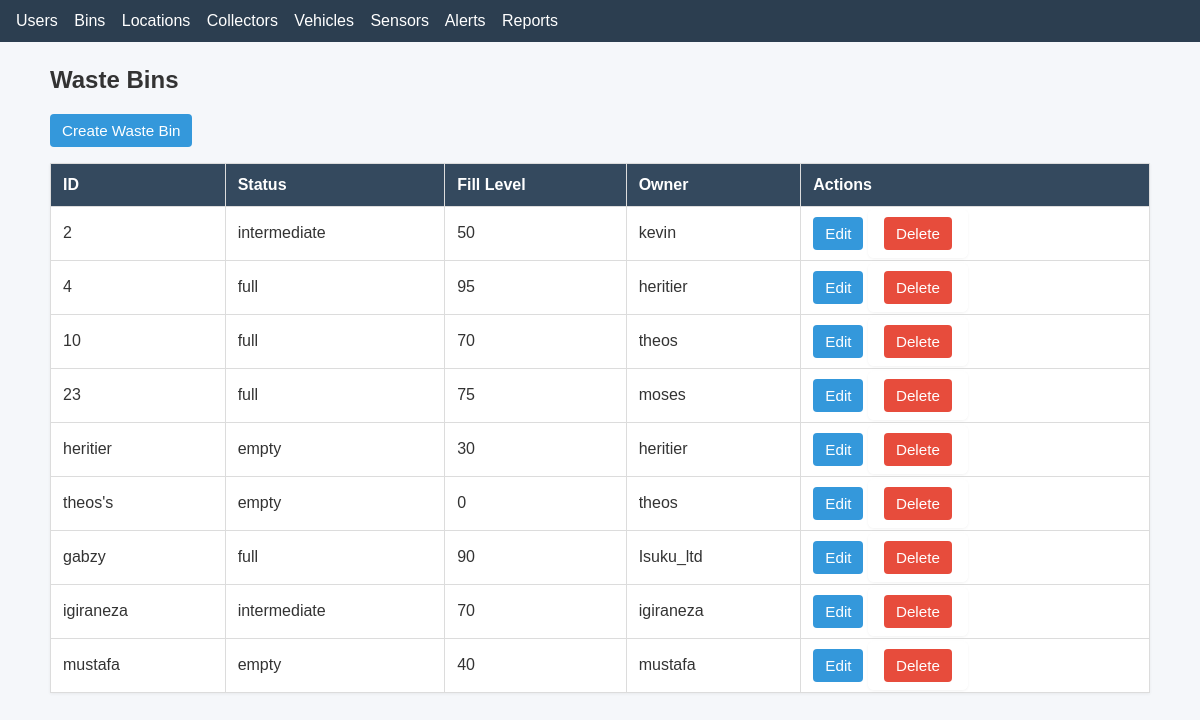
Screenshot of /bins/ with the database file from the repository.
### stwms/models.py (models this page shows)
class WasteBin(models.Model):
    status_choices = [
        ('full','Full'),('intermediate','Intermediate'), ('empty', 'Empty'),('maintenance','Maintenance')
    ]
    WasteBin_id = models.CharField(max_length=10, primary_key=True)
    location = models.OneToOneField(Location, on_delete=models.SET_NULL, null=True)
    owner = models.ForeignKey(User, on_delete=models.CASCADE, related_name='owned_bins')
    fill_level = models.PositiveIntegerField(default=0)
    status = models.CharField(max_length=50, choices=status_choices)
    last_updated = models.DateTimeField(auto_now=True)

### stwms/views.py (the view)
# urls.py: path('bins/', views.bin_list, name='bin_list'),
def bin_list(request):
    bins = WasteBin.objects.all()
    return render(request, "bin/bin_list.html", {"bins": bins})

### stwms/templates/bin/bin_list.html
{% extends "base.html" %}
{% block content %}
<h2>Waste Bins</h2>
<p><a class="btn" href="{% url 'stwms:bin_create' %}">Create Waste Bin</a></p>
<table>
    <thead>
        <tr><th>ID</th><th>Status</th><th>Fill Level</th><th>Owner</th><th>Actions</th></tr>
    </thead>
    <tbody>
    {% for bin in bins %}
        <tr>
            <td>{{ bin.WasteBin_id }}</td>
            <td>{{ bin.status }}</td>
            <td>{{ bin.fill_level }}</td>
            <td>{{ bin.owner.username }}</td>
            <td>
                <a class="btn" href="{% url 'stwms:bin_update' bin.WasteBin_id %}">Edit</a>
                <form style="display:inline" method="post" action="{% url 'stwms:bin_delete' bin.WasteBin_id %}">{% csrf_token %}
                    <button class="btn btn-danger" type="submit">Delete</button>
                </form>
            </td>
        </tr>
    {% empty %}
        <tr><td colspan="5">No bins found.</td></tr>
    {% endfor %}
    </tbody>
</table>
{% endblock %}

### static/styles.css (style rules this page uses)
body { font-family: Arial, Helvetica, sans-serif; background: #f5f7fa; color: #333; margin: 0; padding: 0; }
table { width: 100%; border-collapse: collapse; background: #fff; margin-top: 12px; box-shadow: 0 1px 3px rgba(0,0,0,0.06); }
thead th { background: #34495e; color: #fff; text-align: left; padding: 12px; border: 1px solid #dcdcdc; }
tbody td { padding: 10px 12px; border: 1px solid #dcdcdc; vertical-align: middle; }
.btn { display: inline-block; padding: 8px 12px; background: #3498db; color: #fff; text-decoration: none; border-radius: 4px; border: none; cursor: pointer; font-size: 0.95rem; }
.btn-danger { background: #e74c3c; }
form { background: #fff; padding: 16px; border-radius: 6px; box-shadow: 0 1px 3px rgba(0,0,0,0.05); }

### rows the page displays
WasteBin: WasteBin_id "2", status "intermediate", fill_level "50", owner.username "kevin"
WasteBin: WasteBin_id "4", status "full", fill_level "95", owner.username "heritier"
WasteBin: WasteBin_id "10", status "full", fill_level "70", owner.username "theos"
WasteBin: WasteBin_id "23", status "full", fill_level "75", owner.username "moses"
WasteBin: WasteBin_id "heritier", status "empty", fill_level "30", owner.username "heritier"
WasteBin: WasteBin_id "theos's", status "empty", fill_level "0", owner.username "theos"
WasteBin: WasteBin_id "gabzy", status "full", fill_level "90", owner.username "Isuku_ltd"
WasteBin: WasteBin_id "igiraneza", status "intermediate", fill_level "70", owner.username "igiraneza"
WasteBin: WasteBin_id "mustafa", status "empty", fill_level "40", owner.username "mustafa"
